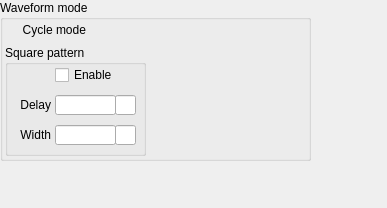
<?xml version="1.0" encoding="UTF-8"?>
<ui version="4.0">
 <class>Form</class>
 <widget class="QWidget" name="Form">
  <property name="geometry">
   <rect>
    <x>0</x>
    <y>0</y>
    <width>387</width>
    <height>208</height>
   </rect>
  </property>
  <property name="windowTitle">
   <string>Form</string>
  </property>
  <widget class="QGroupBox" name="groupBox_3">
   <property name="geometry">
    <rect>
     <x>0</x>
     <y>0</y>
     <width>311</width>
     <height>161</height>
    </rect>
   </property>
   <property name="title">
    <string>Waveform mode</string>
   </property>
   <widget class="caChoice" name="cachoice_4">
    <property name="geometry">
     <rect>
      <x>90</x>
      <y>20</y>
      <width>100</width>
      <height>20</height>
     </rect>
    </property>
    <property name="channel" stdset="0">
     <string notr="true">$(SYS)-$(DEVICE):$(P)$(ID)-Pat:WfCycle-SP</string>
    </property>
    <property name="background">
     <color>
      <red>212</red>
      <green>219</green>
      <blue>157</blue>
     </color>
    </property>
    <property name="bordercolor">
     <color>
      <red>0</red>
      <green>0</green>
      <blue>0</blue>
     </color>
    </property>
    <property name="colorMode">
     <enum>caChoice::Static</enum>
    </property>
    <property name="stackingMode" stdset="0">
     <enum>caChoice::Column</enum>
    </property>
    <property name="endBit">
     <number>1</number>
    </property>
   </widget>
   <widget class="QLabel" name="label_9">
    <property name="geometry">
     <rect>
      <x>5</x>
      <y>20</y>
      <width>81</width>
      <height>20</height>
     </rect>
    </property>
    <property name="text">
     <string>Cycle mode</string>
    </property>
    <property name="alignment">
     <set>Qt::AlignRight|Qt::AlignTrailing|Qt::AlignVCenter</set>
    </property>
   </widget>
   <widget class="QGroupBox" name="groupBox_4">
    <property name="geometry">
     <rect>
      <x>5</x>
      <y>45</y>
      <width>141</width>
      <height>111</height>
     </rect>
    </property>
    <property name="title">
     <string>Square pattern</string>
    </property>
    <widget class="caLed" name="caled_2">
     <property name="geometry">
      <rect>
       <x>10</x>
       <y>20</y>
       <width>20</width>
       <height>20</height>
      </rect>
     </property>
     <property name="channel" stdset="0">
      <string notr="true">$(SYS)-$(DEVICE):$(P)$(ID)-WfCalc:Ena-SP</string>
     </property>
     <property name="falseColor">
      <color>
       <red>200</red>
       <green>200</green>
       <blue>200</blue>
      </color>
     </property>
     <property name="trueColor">
      <color>
       <red>0</red>
       <green>205</green>
       <blue>0</blue>
      </color>
     </property>
     <property name="undefinedColor">
      <color>
       <red>255</red>
       <green>255</green>
       <blue>255</blue>
      </color>
     </property>
    </widget>
    <widget class="caToggleButton" name="catogglebutton_18">
     <property name="geometry">
      <rect>
       <x>50</x>
       <y>20</y>
       <width>81</width>
       <height>20</height>
      </rect>
     </property>
     <property name="text">
      <string>Enable</string>
     </property>
     <property name="channel" stdset="0">
      <string notr="true">$(SYS)-$(DEVICE):$(P)$(ID)-WfCalc:Ena-SP</string>
     </property>
    </widget>
    <widget class="caTextEntry" name="catextentry_4">
     <property name="geometry">
      <rect>
       <x>50</x>
       <y>50</y>
       <width>61</width>
       <height>20</height>
      </rect>
     </property>
     <property name="channel" stdset="0">
      <string notr="true">$(SYS)-$(DEVICE):$(P)$(ID)-WfCalc:Delay-SP</string>
     </property>
     <property name="background">
      <color>
       <red>212</red>
       <green>219</green>
       <blue>157</blue>
      </color>
     </property>
     <property name="colorMode">
      <enum>caLineEdit::Static</enum>
     </property>
    </widget>
    <widget class="QLabel" name="label_11">
     <property name="geometry">
      <rect>
       <x>5</x>
       <y>50</y>
       <width>41</width>
       <height>20</height>
      </rect>
     </property>
     <property name="text">
      <string>Delay</string>
     </property>
     <property name="alignment">
      <set>Qt::AlignRight|Qt::AlignTrailing|Qt::AlignVCenter</set>
     </property>
    </widget>
    <widget class="caTextEntry" name="catextentry_5">
     <property name="geometry">
      <rect>
       <x>50</x>
       <y>80</y>
       <width>61</width>
       <height>20</height>
      </rect>
     </property>
     <property name="channel" stdset="0">
      <string notr="true">$(SYS)-$(DEVICE):$(P)$(ID)-WfCalc:Width-SP</string>
     </property>
     <property name="background">
      <color>
       <red>212</red>
       <green>219</green>
       <blue>157</blue>
      </color>
     </property>
     <property name="colorMode">
      <enum>caLineEdit::Static</enum>
     </property>
    </widget>
    <widget class="QLabel" name="label_12">
     <property name="geometry">
      <rect>
       <x>5</x>
       <y>80</y>
       <width>41</width>
       <height>20</height>
      </rect>
     </property>
     <property name="text">
      <string>Width</string>
     </property>
     <property name="alignment">
      <set>Qt::AlignRight|Qt::AlignTrailing|Qt::AlignVCenter</set>
     </property>
    </widget>
    <widget class="caLineEdit" name="calineedit_10">
     <property name="geometry">
      <rect>
       <x>110</x>
       <y>50</y>
       <width>21</width>
       <height>20</height>
      </rect>
     </property>
     <property name="channel" stdset="0">
      <string notr="true">$(SYS)-$(DEVICE):$(P)$(ID)-WfCalc:Delay-SP.EGU</string>
     </property>
    </widget>
    <widget class="caLineEdit" name="calineedit_11">
     <property name="geometry">
      <rect>
       <x>110</x>
       <y>80</y>
       <width>21</width>
       <height>20</height>
      </rect>
     </property>
     <property name="channel" stdset="0">
      <string notr="true">$(SYS)-$(DEVICE):$(P)$(ID)-WfCalc:Width-SP.EGU</string>
     </property>
    </widget>
   </widget>
   <widget class="caRelatedDisplay" name="carelateddisplay">
    <property name="geometry">
     <rect>
      <x>200</x>
      <y>20</y>
      <width>100</width>
      <height>20</height>
     </rect>
    </property>
    <property name="background">
     <color>
      <red>183</red>
      <green>157</green>
      <blue>92</blue>
     </color>
    </property>
    <property name="labels">
     <string notr="true">Show waveform</string>
    </property>
    <property name="files">
     <string notr="true">G_EVR_out_cml-waveform-waveform.ui</string>
    </property>
    <property name="args">
     <string notr="true">ID=$(ID), P=$(P), SYS=$(SYS),DEVICE=$(DEVICE)</string>
    </property>
   </widget>
  </widget>
 </widget>
 <customwidgets>
  <customwidget>
   <class>caChoice</class>
   <extends>QWidget</extends>
   <header>caChoice</header>
  </customwidget>
  <customwidget>
   <class>caRelatedDisplay</class>
   <extends>QWidget</extends>
   <header>caRelatedDisplay</header>
  </customwidget>
  <customwidget>
   <class>caTextEntry</class>
   <extends>caLineEdit</extends>
   <header>caTextEntry</header>
  </customwidget>
  <customwidget>
   <class>caToggleButton</class>
   <extends>QCheckBox</extends>
   <header>caToggleButton</header>
  </customwidget>
  <customwidget>
   <class>caLed</class>
   <extends>QWidget</extends>
   <header>caLed</header>
  </customwidget>
  <customwidget>
   <class>caLineEdit</class>
   <extends>QLineEdit</extends>
   <header>caLineEdit</header>
  </customwidget>
 </customwidgets>
 <resources/>
 <connections/>
</ui>
